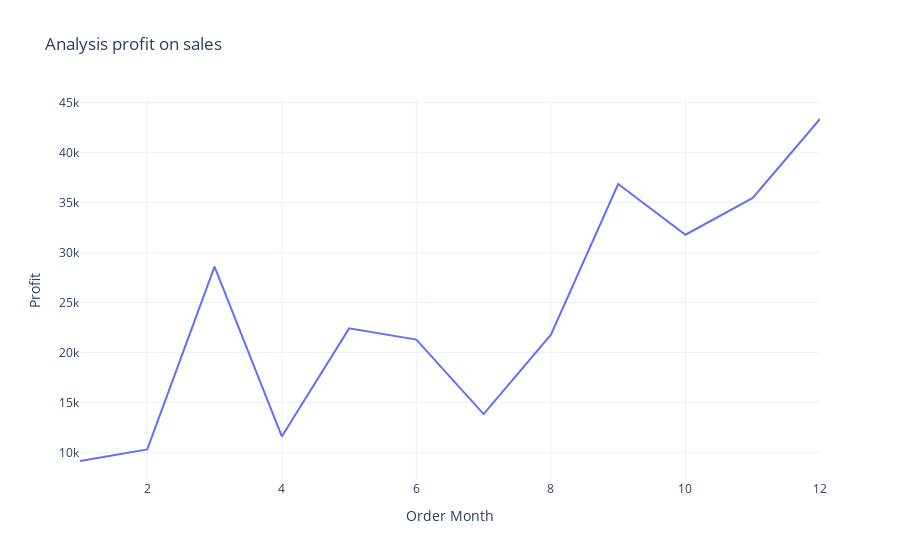

Source (notebook cell):
### Code cell
fig=px.line(profit_by_month,x='Order Month',y='Profit',title='Analysis profit on sales')
fig.show()

### Figure 1 — Plotly figure (JSON) as saved in the notebook; plotly's stock layout.template omitted (floating-point values rounded to 4 significant figures)
{"data": [{"hovertemplate": "Order Month=%{x}<br>Profit=%{y}<extra></extra>", "legendgroup": "", "line": {"color": "#636efa", "dash": "solid"}, "marker": {"symbol": "circle"}, "mode": "lines", "name": "", "orientation": "v", "showlegend": false, "type": "scatter", "x": [1, 2, 3, 4, 5, 6, 7, 8, 9, 10, 11, 12], "xaxis": "x", "y": [9134.0, 10290.0, 28590.0, 11590.0, 22410.0, 21290.0, 13830.0, 21780.0, 36860.0, 31780.0, 35470.0, 43370.0], "yaxis": "y"}], "layout": {"legend": {"tracegroupgap": 0}, "title": {"text": "Analysis profit on sales"}, "xaxis": {"anchor": "y", "domain": [0, 1], "title": {"text": "Order Month"}}, "yaxis": {"anchor": "x", "domain": [0, 1], "title": {"text": "Profit"}}}}
